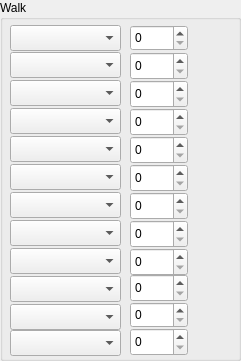
    <widget class="QGroupBox" name="groupBox_2">
     <property name="geometry">
      <rect>
       <x>5</x>
       <y>5</y>
       <width>241</width>
       <height>361</height>
      </rect>
     </property>
     <property name="title">
      <string>Walk</string>
     </property>
     <widget class="QSpinBox" name="walkPokeLvl2">
      <property name="geometry">
       <rect>
        <x>130</x>
        <y>52</y>
        <width>58</width>
        <height>28</height>
       </rect>
      </property>
      <property name="minimum">
       <number>0</number>
      </property>
      <property name="maximum">
       <number>100</number>
      </property>
     </widget>
     <widget class="QComboBox" name="chooseWalkPoke1">
      <property name="geometry">
       <rect>
        <x>10</x>
        <y>25</y>
        <width>111</width>
        <height>26</height>
       </rect>
      </property>
     </widget>
     <widget class="QComboBox" name="chooseWalkPoke2">
      <property name="geometry">
       <rect>
        <x>10</x>
        <y>52</y>
        <width>111</width>
        <height>26</height>
       </rect>
      </property>
     </widget>
     <widget class="QSpinBox" name="walkPokeLvl1">
      <property name="geometry">
       <rect>
        <x>130</x>
        <y>25</y>
        <width>58</width>
        <height>26</height>
       </rect>
      </property>
      <property name="minimum">
       <number>0</number>
      </property>
      <property name="maximum">
       <number>100</number>
      </property>
     </widget>
     <widget class="QComboBox" name="chooseWalkPoke3">
      <property name="geometry">
       <rect>
        <x>10</x>
        <y>80</y>
        <width>111</width>
        <height>26</height>
       </rect>
      </property>
     </widget>
     <widget class="QSpinBox" name="walkPokeLvl3">
      <property name="geometry">
       <rect>
        <x>130</x>
        <y>80</y>
        <width>58</width>
        <height>28</height>
       </rect>
      </property>
      <property name="minimum">
       <number>0</number>
      </property>
      <property name="maximum">
       <number>100</number>
      </property>
     </widget>
     <widget class="QComboBox" name="chooseWalkPoke4">
      <property name="geometry">
       <rect>
        <x>10</x>
        <y>108</y>
        <width>111</width>
        <height>26</height>
       </rect>
      </property>
     </widget>
     <widget class="QSpinBox" name="walkPokeLvl4">
      <property name="geometry">
       <rect>
        <x>130</x>
        <y>108</y>
        <width>58</width>
        <height>28</height>
       </rect>
      </property>
      <property name="minimum">
       <number>0</number>
      </property>
      <property name="maximum">
       <number>100</number>
      </property>
     </widget>
     <widget class="QComboBox" name="chooseWalkPoke5">
      <property name="geometry">
       <rect>
        <x>10</x>
        <y>136</y>
        <width>111</width>
        <height>26</height>
       </rect>
      </property>
     </widget>
     <widget class="QSpinBox" name="walkPokeLvl5">
      <property name="geometry">
       <rect>
        <x>130</x>
        <y>136</y>
        <width>58</width>
        <height>28</height>
       </rect>
      </property>
      <property name="minimum">
       <number>0</number>
      </property>
      <property name="maximum">
       <number>100</number>
      </property>
     </widget>
     <widget class="QComboBox" name="chooseWalkPoke6">
      <property name="geometry">
       <rect>
        <x>10</x>
        <y>164</y>
        <width>111</width>
        <height>26</height>
       </rect>
      </property>
     </widget>
     <widget class="QSpinBox" name="walkPokeLvl6">
      <property name="geometry">
       <rect>
        <x>130</x>
        <y>164</y>
        <width>58</width>
        <height>28</height>
       </rect>
      </property>
      <property name="minimum">
       <number>0</number>
      </property>
      <property name="maximum">
       <number>100</number>
      </property>
     </widget>
     <widget class="QComboBox" name="chooseWalkPoke7">
      <property name="geometry">
       <rect>
        <x>10</x>
        <y>192</y>
        <width>111</width>
        <height>26</height>
       </rect>
      </property>
     </widget>
     <widget class="QSpinBox" name="walkPokeLvl7">
      <property name="geometry">
       <rect>
        <x>130</x>
        <y>192</y>
        <width>58</width>
        <height>28</height>
       </rect>
      </property>
      <property name="minimum">
       <number>0</number>
      </property>
      <property name="maximum">
       <number>100</number>
      </property>
     </widget>
     <widget class="QComboBox" name="chooseWalkPoke8">
      <property name="geometry">
       <rect>
        <x>10</x>
        <y>220</y>
        <width>111</width>
        <height>26</height>
       </rect>
      </property>
     </widget>
     <widget class="QSpinBox" name="walkPokeLvl8">
      <property name="geometry">
       <rect>
        <x>130</x>
        <y>220</y>
        <width>58</width>
        <height>28</height>
       </rect>
      </property>
      <property name="minimum">
       <number>0</number>
      </property>
      <property name="maximum">
       <number>100</number>
      </property>
     </widget>
     <widget class="QComboBox" name="chooseWalkPoke9">
      <property name="geometry">
       <rect>
        <x>10</x>
        <y>248</y>
        <width>111</width>
        <height>26</height>
       </rect>
      </property>
     </widget>
     <widget class="QSpinBox" name="walkPokeLvl9">
      <property name="geometry">
       <rect>
        <x>130</x>
        <y>248</y>
        <width>58</width>
        <height>28</height>
       </rect>
      </property>
      <property name="minimum">
       <number>0</number>
      </property>
      <property name="maximum">
       <number>100</number>
      </property>
     </widget>
     <widget class="QComboBox" name="chooseWalkPoke10">
      <property name="geometry">
       <rect>
        <x>10</x>
        <y>276</y>
        <width>111</width>
        <height>26</height>
       </rect>
      </property>
     </widget>
     <widget class="QSpinBox" name="walkPokeLvl10">
      <property name="geometry">
       <rect>
        <x>130</x>
        <y>274</y>
        <width>58</width>
        <height>28</height>
       </rect>
      </property>
      <property name="minimum">
       <number>0</number>
      </property>
      <property name="maximum">
       <number>100</number>
      </property>
     </widget>
     <widget class="QComboBox" name="chooseWalkPoke11">
      <property name="geometry">
       <rect>
        <x>10</x>
        <y>304</y>
        <width>111</width>
        <height>26</height>
       </rect>
      </property>
     </widget>
     <widget class="QSpinBox" name="walkPokeLvl11">
      <property name="geometry">
       <rect>
        <x>130</x>
        <y>302</y>
        <width>58</width>
        <height>26</height>
       </rect>
      </property>
      <property name="minimum">
       <number>0</number>
      </property>
      <property name="maximum">
       <number>100</number>
      </property>
     </widget>
     <widget class="QComboBox" name="chooseWalkPoke12">
      <property name="geometry">
       <rect>
        <x>10</x>
        <y>330</y>
        <width>111</width>
        <height>26</height>
       </rect>
      </property>
     </widget>
     <widget class="QSpinBox" name="walkPokeLvl12">
      <property name="geometry">
       <rect>
        <x>130</x>
        <y>328</y>
        <width>58</width>
        <height>28</height>
       </rect>
      </property>
      <property name="minimum">
       <number>0</number>
      </property>
      <property name="maximum">
       <number>100</number>
      </property>
     </widget>
    </widget>
